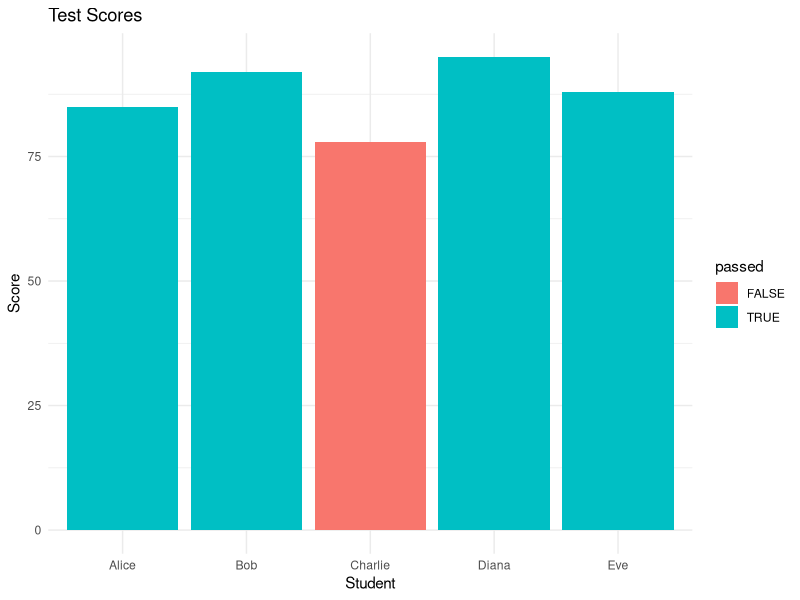

Write R code to recreate this figure.
# Test R Script - Environment Verification
# This script tests that R, renv, and tidyverse are working correctly

# Load tidyverse
library(tidyverse)

# Print environment info
cat("\n=== Environment Info ===\n")
cat("R Version:", R.version.string, "\n")
cat("Working Directory:", getwd(), "\n")
cat("Library Paths:", paste(.libPaths(), collapse = "\n  "), "\n")

# Print package versions
cat("\n=== Package Versions ===\n")
cat("tidyverse:", as.character(packageVersion("tidyverse")), "\n")
cat("dplyr:", as.character(packageVersion("dplyr")), "\n")
cat("ggplot2:", as.character(packageVersion("ggplot2")), "\n")

# Test basic operations
cat("\n=== Basic Operations Test ===\n")

# 1. Vector operations
vec <- c(1, 2, 3, 4, 5)
cat("Vector sum:", sum(vec), "\n")
cat("Vector mean:", mean(vec), "\n")

# 2. Data frame creation
test_df <- tibble(
  id = 1:5,
  name = c("Alice", "Bob", "Charlie", "Diana", "Eve"),
  score = c(85, 92, 78, 95, 88),
  passed = score >= 80
)

cat("\n=== Test Data Frame ===\n")
print(test_df)

# 3. dplyr operations
cat("\n=== dplyr Test ===\n")
summary_stats <- test_df %>%
  summarise(
    count = n(),
    avg_score = mean(score),
    max_score = max(score),
    pass_rate = sum(passed) / n() * 100
  )
print(summary_stats)

# 4. ggplot2 test (create simple plot)
cat("\n=== Creating test plot ===\n")
p <- ggplot(test_df, aes(x = name, y = score, fill = passed)) +
  geom_col() +
  labs(
    title = "Test Scores",
    x = "Student",
    y = "Score"
  ) +
  theme_minimal()

# Save plot
ggsave("test_plot.png", plot = p, width = 8, height = 6)
cat("Plot saved as: test_plot.png\n")

# 5. String operations
cat("\n=== stringr Test ===\n")
test_strings <- c("apple", "banana", "cherry")
upper_strings <- str_to_upper(test_strings)
cat("Original:", paste(test_strings, collapse = ", "), "\n")
cat("Uppercase:", paste(upper_strings, collapse = ", "), "\n")

cat("\n=== All Tests Completed Successfully! ===\n")
